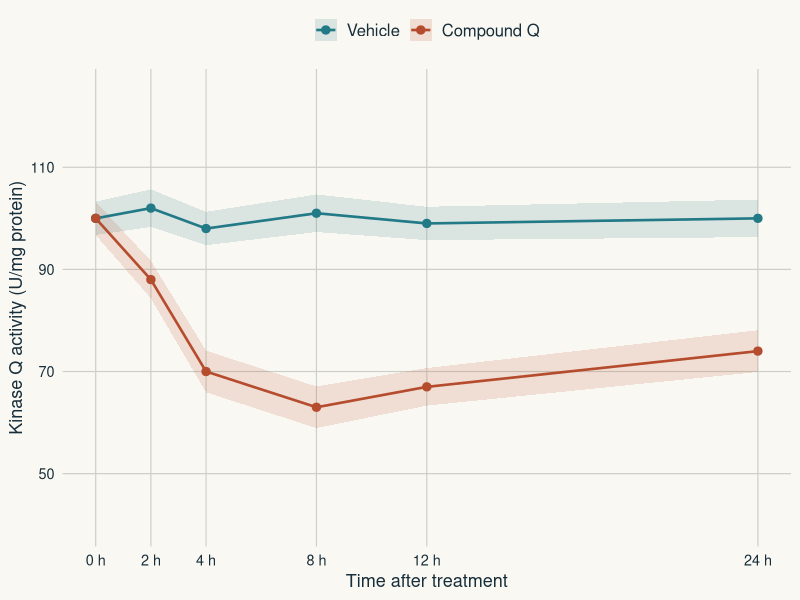

The R source for this figure:
library(ggplot2)

# Simulated time-course: kinase Q activity, Vehicle vs Compound Q
# 6 independent preparations per time point (balanced, illustrative)
time_pts <- c(0, 2, 4, 8, 12, 24)

set.seed(42)
n <- 6

vehicle_means <- c(100, 102, 98, 101, 99, 100)
q_means       <- c(100,  88,  70,  63,  67,  74)
vehicle_sd    <- c(8, 9, 8, 9, 8, 9)
q_sd          <- c(8, 9, 10, 10, 9, 10)

df <- data.frame(
  time    = rep(time_pts, 2),
  mean    = c(vehicle_means, q_means),
  se      = c(vehicle_sd / sqrt(n), q_sd / sqrt(n)),
  group   = rep(c("Vehicle", "Compound Q"), each = length(time_pts))
)
df$group <- factor(df$group, levels = c("Vehicle", "Compound Q"))

clr <- c("Vehicle" = "#237A87", "Compound Q" = "#B64C2E")

p <- ggplot(df, aes(x = time, y = mean, colour = group, fill = group)) +
  geom_ribbon(aes(ymin = mean - se, ymax = mean + se), alpha = 0.15, colour = NA) +
  geom_line(linewidth = 0.9) +
  geom_point(size = 2.5) +
  scale_colour_manual(values = clr) +
  scale_fill_manual(values = clr) +
  scale_x_continuous(breaks = time_pts, labels = paste0(time_pts, " h")) +
  scale_y_continuous(limits = c(40, 125), breaks = seq(50, 120, 20)) +
  labs(
    x = "Time after treatment",
    y = "Kinase Q activity (U/mg protein)",
    colour = NULL, fill = NULL
  ) +
  theme_minimal(base_family = "Helvetica", base_size = 13) +
  theme(
    plot.background  = element_rect(fill = "#FAF8F2", colour = NA),
    panel.background = element_rect(fill = "#FAF8F2", colour = NA),
    panel.grid.major = element_line(colour = "#cccfc8", linewidth = 0.4),
    panel.grid.minor = element_blank(),
    axis.text        = element_text(colour = "#172E3B"),
    axis.title       = element_text(colour = "#172E3B"),
    legend.position  = "top",
    legend.text      = element_text(colour = "#172E3B", size = 12),
    legend.key       = element_rect(fill = "#FAF8F2", colour = NA)
  )

quartz(type = "png",
       file = "figures/generated/timecourse-example.png",
       width = 7, height = 4, dpi = 180)
print(p)
dev.off()
cat("saved figures/generated/timecourse-example.png\n")
